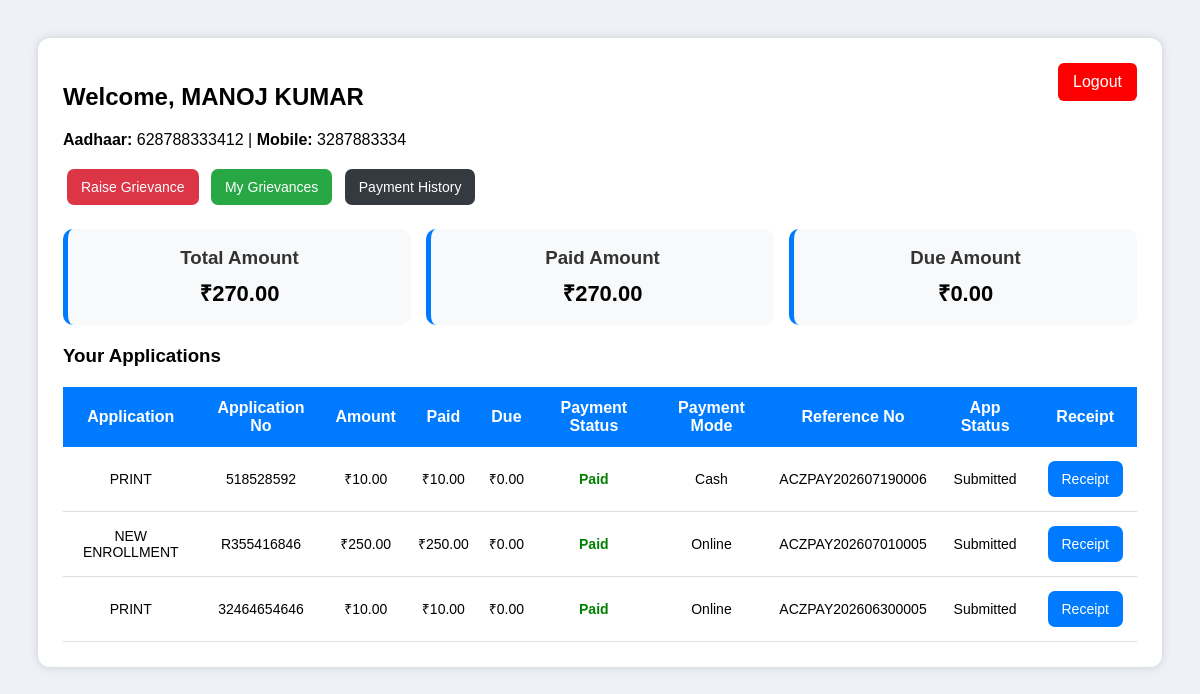
Page /customer-dashboard/ (signed in) on the committed database.
### customers_app/models.py (models this page shows, shortened)
class Customer(models.Model):
    user = models.OneToOneField(
        User,
        on_delete=models.CASCADE,
        null=True,
        blank=True
    )
    name = models.CharField(max_length=100)
    aadhaar_no = models.CharField(max_length=20, unique=True)
    contact_no = models.CharField(max_length=15)
    is_registered = models.BooleanField(default=False)

class Application(models.Model):
    STATUS_CHOICES = [
        ('Pending', 'Pending'),
        ('Submitted', 'Submitted'),
        ('In Process', 'In Process'),
        ('Approved', 'Approved'),
        ('Rejected', 'Rejected'),
        ('Delivered', 'Delivered'),
    ]
    PAYMENT_STATUS_CHOICES = [
        ("Unpaid", "Unpaid"),
        ("Paid", "Paid"),
    ]
    PAYMENT_MODE_CHOICES = [
        ("Cash", "Cash"),
        ("Online", "Online"),
    ]
    customer = models.ForeignKey(Customer, on_delete=models.CASCADE)
    part = models.ForeignKey(
        ApplicationPart,
        on_delete=models.SET_NULL,
        null=True,
        blank=True
    )
    sub_part = models.ForeignKey(
        ApplicationSubPart,
        on_delete=models.SET_NULL,
        null=True,
        blank=True
    )
    application_name = models.CharField(max_length=100)
    application_no = models.CharField(max_length=100)
    application_date = models.DateField()
    amount = models.DecimalField(max_digits=10, decimal_places=2, default=0)
    paid_amount = models.DecimalField(max_digits=10, decimal_places=2, default=0)
    due_amount = models.DecimalField(max_digits=10, decimal_places=2, default=0)
    payment_status = models.CharField(
        max_length=20,
        choices=PAYMENT_STATUS_CHOICES,
        default="Unpaid"
    )
    payment_mode = models.CharField(
        max_length=20,
        choices=PAYMENT_MODE_CHOICES,
        default="Cash"
    )
    payment_reference_no = models.CharField(
    max_length=50,
    unique=False,
    blank=True,
    null=True
)
    receipt_no = models.CharField(
    max_length=100,
    unique=False,
    blank=True,
    null=True
)
    razorpay_order_id = models.CharField(
        max_length=100,
        blank=True,
        null=True
    )
    razorpay_payment_id = models.CharField(
        max_length=100,
        blank=True,
        null=True
    )
    razorpay_signature = models.CharField(
        max_length=200,
        blank=True,
        null=True
    )
    status_updated_at = models.DateTimeField(auto_now=True)
    delivery_date = models.DateTimeField(null=True, blank=True)
    status = models.CharField(
        max_length=20,
        choices=STATUS_CHOICES,
        default='Pending'
    )
    remarks = models.TextField(blank=True)

### customers_app/views.py (the view)
# urls.py: path('customer-dashboard/', views.customer_dashboard, name='customer_dashboard'),
@login_required
def customer_dashboard(request):
    customer = Customer.objects.get(user=request.user)
    applications = Application.objects.filter(
        customer=customer
    ).order_by("-application_date")
    total_amount = sum(app.amount for app in applications)
    total_paid = sum(app.paid_amount for app in applications)
    total_due = sum(app.due_amount for app in applications)
    return render(request, "customer_dashboard.html", {
        "customer": customer,
        "applications": applications,
        "total_amount": total_amount,
        "total_paid": total_paid,
        "total_due": total_due,
    })

### templates/customer_dashboard.html (shortened to what this page needs)
<!DOCTYPE html>
<html>
<head>
</head>
<body>
<div class="box">
    <a class="logout" href="/customer-logout/">Logout</a>
    <h2>Welcome, {{ customer.name }}</h2>
    <p><b>Aadhaar:</b> {{ customer.aadhaar_no }} | <b>Mobile:</b> {{ customer.contact_no }}</p>
    <div>
        <a href="/raise-grievance/" class="btn red">Raise Grievance</a>
        <a href="/my-grievances/" class="btn green">My Grievances</a>
        <a href="/payment-history/" class="btn dark">Payment History</a>
    </div>
    <div class="cards">
        <div class="card">
            <h3>Total Amount</h3>
            <p>₹{{ total_amount }}</p>
        </div>
        <div class="card">
            <h3>Paid Amount</h3>
            <p>₹{{ total_paid }}</p>
        </div>
        <div class="card">
            <h3>Due Amount</h3>
            <p>₹{{ total_due }}</p>
        </div>
    </div>
    <h3>Your Applications</h3>
    <table>
        <tr>
            <th>Application</th>
            <th>Application No</th>
            <th>Amount</th>
            <th>Paid</th>
            <th>Due</th>
            <th>Payment Status</th>
            <th>Payment Mode</th>
            <th>Reference No</th>
            <th>App Status</th>
            <th>Receipt</th>
        </tr>
        {% for app in applications %}
        <tr>
            <td>{{ app.application_name }}</td>
            <td>{{ app.application_no }}</td>
            <td>₹{{ app.amount }}</td>
            <td>₹{{ app.paid_amount }}</td>
            <td>₹{{ app.due_amount }}</td>
            <td>
                {% if app.payment_status == "Paid" %}
                    <span class="paid">Paid</span>
                {% else %}
                    <span class="unpaid">Unpaid</span>
                {% endif %}
            </td>
            <td>{{ app.payment_mode }}</td>
            <td>
                {% if app.payment_reference_no %}
                    {{ app.payment_reference_no }}
                {% else %}
                    Not Generated
                {% endif %}
            </td>
            <td>{{ app.status }}</td>
            <td>
                {% if app.payment_status == "Paid" %}
                    <a class="btn blue" href="/receipt/{{ app.id }}/">Receipt</a>
                {% else %}
                    <a class="btn orange" href="/pay-now/{{ app.id }}/">Pay Now</a>
                {% endif %}
            </td>
        </tr>
        {% empty %}
        <tr>
            <td colspan="10">No application found</td>
        </tr>
        {% endfor %}
    </table>
</div>
</body>
</html>

### templates/customer_dashboard.html (style rules this page uses)
body { font-family:Arial; background:#eef2f7; padding:30px; }
.box { background:white; padding:25px; border-radius:12px; box-shadow:0 0 10px #ccc; }
.logout { background:red; color:white; padding:10px 15px; border-radius:6px; text-decoration:none; float:right; }
.btn { color:white; padding:10px 14px; border-radius:7px; text-decoration:none; display:inline-block; margin:4px; font-size:14px; }
.blue { background:#007bff; }
.green { background:#28a745; }
.red { background:#dc3545; }
.dark { background:#343a40; }
.cards { display:grid; grid-template-columns:repeat(auto-fit,minmax(180px,1fr)); gap:15px; margin:20px 0; }
.card { background:#f8f9fa; padding:18px; border-radius:10px; text-align:center; border-left:5px solid #007bff; }
.card h3 { margin:0; color:#333; }
.card p { font-size:22px; font-weight:bold; margin:8px 0 0; }
table { width:100%; border-collapse:collapse; margin-top:20px; background:white; }
th { background:#007bff; color:white; padding:12px; }
td { padding:10px; border-bottom:1px solid #ddd; text-align:center; font-size:14px; }
.paid { color:green; font-weight:bold; }

### rows in the picture
Customer: name "MANOJ KUMAR", aadhaar_no "628788333412", contact_no "3287883334"
Application: application_name "PRINT", application_no "518528592", amount "10.00", paid_amount "10.00", due_amount "0.00", payment_status "Paid", payment_mode "Cash", payment_reference_no "ACZPAY202607190006", status "Submitted"
Application: application_name "NEW ENROLLMENT", application_no "R355416846", amount "250.00", paid_amount "250.00", due_amount "0.00", payment_status "Paid", payment_mode "Online", payment_reference_no "ACZPAY202607010005", status "Submitted"
Application: application_name "PRINT", application_no "32464654646", amount "10.00", paid_amount "10.00", due_amount "0.00", payment_status "Paid", payment_mode "Online", payment_reference_no "ACZPAY202606300005", status "Submitted"

### other values in the picture
{{ total_amount }} "270.00"
{{ total_paid }} "270.00"
{{ total_due }} "0.00"
